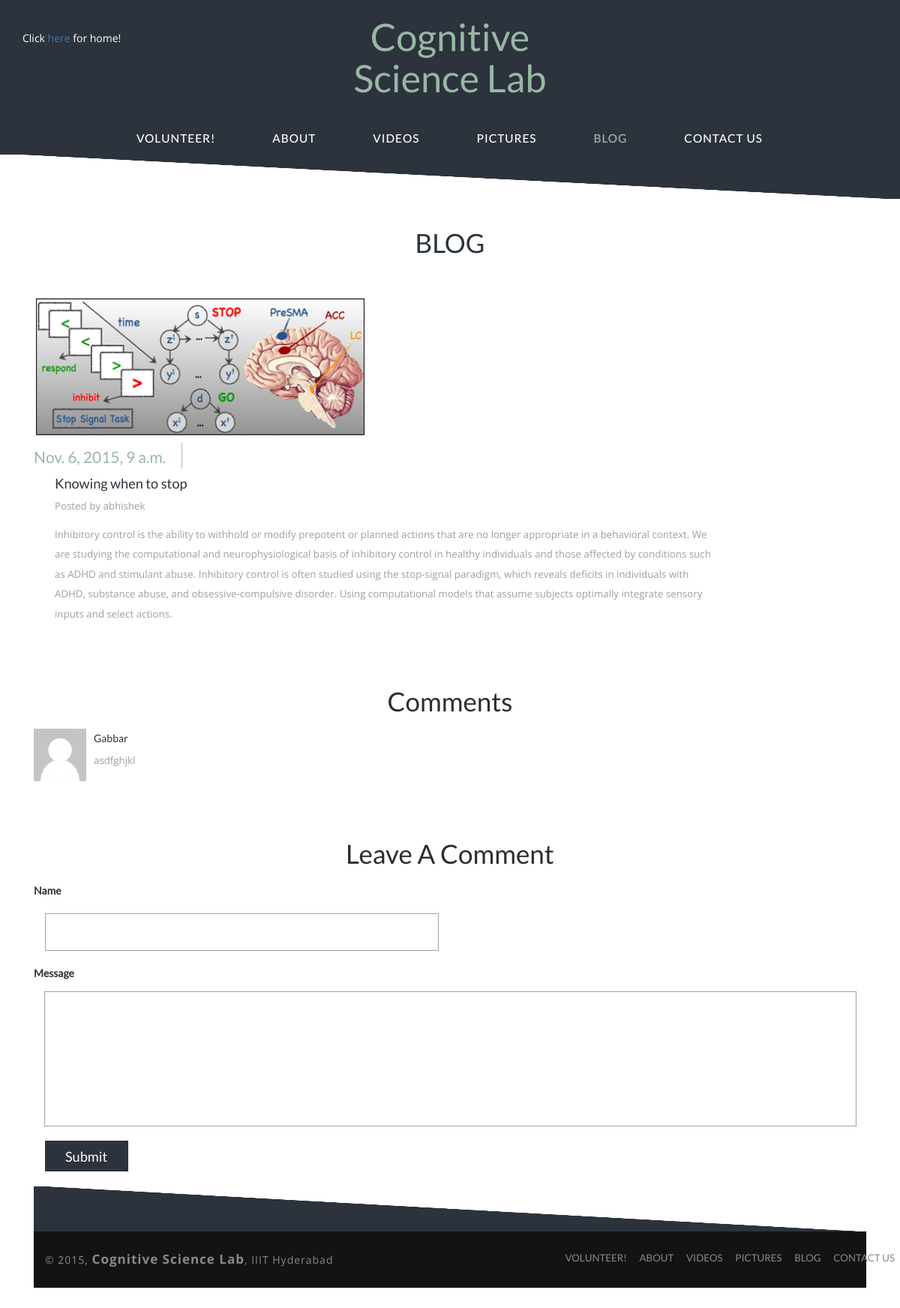
Page /posts/details/1/ on the committed database.
### labs/models.py (models this page shows, shortened)
class Post(models.Model):
	professor_name = models.ForeignKey(User)
	post_title = models.CharField(max_length=500, unique=True, default='Post Title')
	post_text = models.TextField(max_length = 5000)
	pub_date = models.DateTimeField('date published', default=timezone.now)
	photo = models.ImageField(upload_to = 'images/posts', blank=True)

class Comment(models.Model):
	post = models.ForeignKey(Post)
	comment_text = models.TextField(max_length=5000, help_text = 'enter your comment in no more than 500 words.')
	name_of_person = models.CharField(max_length = 60, default = 'Anonymous', blank = True)
	time_posted = models.DateTimeField('date posted', default = timezone.now)
	verified = models.BooleanField(default = 0)

### labs/views.py (the view)
# urls.py: url(r'^posts/details/(?P<post_number>[0-9]+)/$', views.details, name='details'),
def details (request, post_number):
	post_number = int(post_number)
	if request.method == 'POST':
		form = CommentForm(request.POST)
		if form.is_valid():
			my_comment = form.save(commit = False)
			if validate_text(my_comment.comment_text) and validate_text(my_comment.name_of_person):
				my_comment.verified = 1
			else:
				my_comment.verified = 0
			my_post = get_object_or_404(Post, id = post_number)
			my_comment.post = my_post
			my_comment.save()
			return HttpResponseRedirect('/posts/details/' + str(post_number) + '/')
	else :
		my_post = get_object_or_404(Post, id = post_number)
		form = CommentForm()
		comments = my_post.comment_set.order_by('-time_posted').filter(verified = 1)
		image_list = []
		if my_post.photo:
			image_list.append(my_post.photo)
		context = {'my_post' : my_post, 'form' : form, 'comments' : comments, 'image_list' : image_list}
		return render(request, 'labs/details.html', context)

### labs/models.py
class CommentForm(ModelForm):
	class Meta:
		model = Comment
		fields = ['name_of_person', 'comment_text']

### labs/templates/labs/details.html (shortened to what this page needs)
<!DOCTYPE html>
<html>
<head>
<link href="/static/labs/gallery/css/bootstrap.css" rel='stylesheet' type='text/css' />
<link href="/static/labs/gallery/css/style.css" rel="stylesheet" type="text/css" media="all" />
</head>
<body>
	<div class="header">
		<div class="container">
			<div class="header-top">
				<p>Click <a href="../">here</a> for home!</p>
				<div class="logo">
					<h1 align="center"><a href="../">Cognitive Science Lab</a></h1>
				</div>
				<div class="clearfix"></div>
			</div>
			<div class="navigation">
					<nav class="navbar navbar-default">
						<div class="collapse navbar-collapse nav-wil" id="bs-example-navbar-collapse-1">
							  <ul class="nav navbar-nav">
								<li><a href="../../../volunteer">Volunteer!<span class="sr-only">(current)</span></a></li>
								<li><a href="../../../about">ABOUT</a></li>
								<li><a href="../../../videos">Videos</a></li>
								<li><a href="../../../gallery">Pictures</a></li>
								<li class="active"><a href="/posts">Blog</a></li>
								<li><a href="../../../contact">Contact Us</a></li>
							  </ul>
						</div>
					</nav>
			</div>
		</div>
	</div>
	<div class="content">
		<div class="single-page">
	<div class="container">
		<h2 class="heading text-center">Blog</h2>
				<div class="single">
					<div class="blog-to1 service_info">
						{% for image in image_list %}
							<img src = "{{image.url}}" alt = 'no image' width = "40%"/>
						{% endfor %}
							<div class="blog-top">
							<div class="blog-left">
								<span> {{my_post.pub_date }}</span>
							</div>
							<div class="top-blog">
								<a class="fast" href="#">{{ my_post.post_title }}</a>
								<p>Posted by {{my_post.professor_name}}</p>
								<p class="sed">{{ my_post.post_text }}</p>
							</div>
							<div class="clearfix"> </div>
					</div>
					</div>
		<div class="single-middle">
			<h3>Comments</h3>
						{% for comment in comments %}
				<div class="media">
				  <div class="media-left">
					<a href="#">
					  <img class="media-object" src="/static/labs/gallery/images/co.png" alt="">
					</a>
				  </div>
				  <div class="media-body">
					<h4 class="media-heading">{% if comment.name_of_person %}
		<h5>{{comment.name_of_person}}</h5>
	{% else %}
		<h5> Anonymous </h5>
	{% endif %}
<a href="#"></a></h4>
						<p>{{comment.comment_text}}</p>
				  </div>
				</div>
				{% endfor %}
		</div>
		<div class="single-bottom">
		<h3>Leave A Comment</h3>
		<form action = "/posts/details/{{my_post.id}}/" method = "post">
	<label for="id_name_of_person" class="for_comments">Name</label>
	<br><br>
	<div class="col-md-6 comment">
	<input id="id_name_of_person" type="text" name="name_of_person" maxlength="40"></input>
	</div>
	<div class="clearfix"> </div>
	<br>
	<label for="id_comment_text" class="for_comments">Message</label>
	<textarea id="id_comment_text" rows="6" name="comment_text" maxlength="500" cols="77"></textarea>
	<br>
		<input type="submit" value="Submit" />
</form>
			</div>
	<br><br>
	<div class="footer">
		<br><br>
		<div class="footer-bottom">
			<div class="container">
				<div class="copyrights text-center">
					<p>© 2015, <span id="logo" style="display:inline;font-size:17px;"><b>Cognitive Science Lab</b></span>, IIIT Hyderabad</p>
				</div>
				<div class="footer-nav">
					<ul>
						<li><a href="../../../volunteer">Volunteer! <span class="sr-only">(current)</span></a></li>
						<li><a href="../../../about">ABOUT</a></li>
						<li><a href="../../../videos">Videos</a></li>
						<li><a href="../../../gallery">Pictures</a></li>
						<li><a href="../../../posts">Blog</a></li>
						<li><a href="../../../contact">Contact Us</a></li>
				</div>
				<div class="clearfix"></div>
			</div>
		</div>
	</div>
</body>
</html>

### rows in the picture
Post: pub_date "Nov. 6, 2015, 9 a.m.", post_title "Knowing when to stop", professor_name "abhishek", post_text "Inhibitory control is the ability to withhold or modify prepotent or planned actions that are no longer appropriate in a behavioral context. We are studying the computational and neurophysiological basis of inhibitory control in healthy individuals and those affected by conditions such as ADHD and stimulant abuse. Inhibitory control is often studied using the stop-signal paradigm, which reveals deficits in individuals with ADHD, substance abuse, and obsessive-compulsive disorder. Using computational models that assume subjects optimally integrate sensory inputs and select actions."
Comment: name_of_person "Gabbar", comment_text "asdfghjkl"
